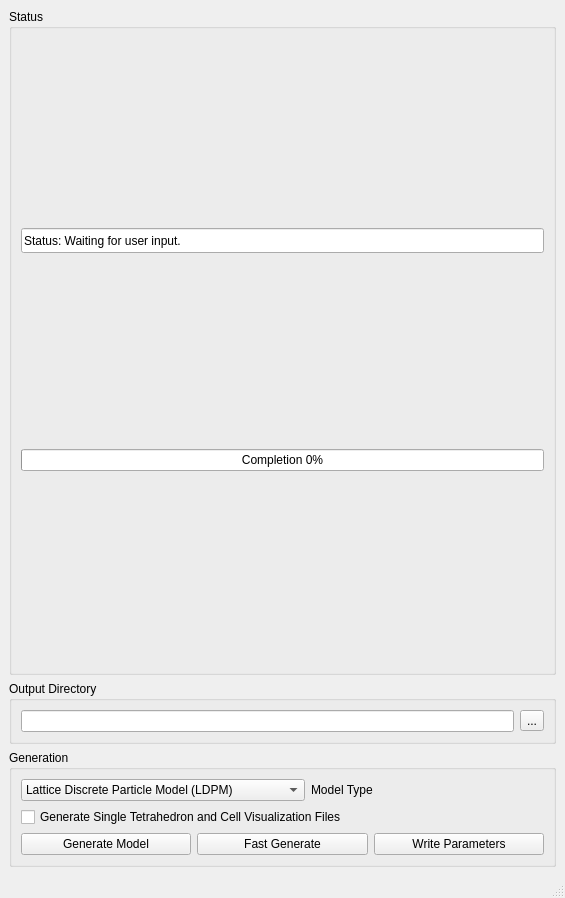
<?xml version="1.0" encoding="UTF-8"?>
<ui version="4.0">
 <class>MainWindow</class>
 <widget class="QMainWindow" name="MainWindow">
  <property name="geometry">
   <rect>
    <x>0</x>
    <y>0</y>
    <width>565</width>
    <height>898</height>
   </rect>
  </property>
  <property name="sizePolicy">
   <sizepolicy hsizetype="Expanding" vsizetype="Minimum">
    <horstretch>0</horstretch>
    <verstretch>0</verstretch>
   </sizepolicy>
  </property>
  <property name="minimumSize">
   <size>
    <width>0</width>
    <height>0</height>
   </size>
  </property>
  <property name="windowTitle">
   <string>MainWindow</string>
  </property>
  <widget class="QWidget" name="centralwidget">
   <property name="sizePolicy">
    <sizepolicy hsizetype="Expanding" vsizetype="MinimumExpanding">
     <horstretch>0</horstretch>
     <verstretch>0</verstretch>
    </sizepolicy>
   </property>
   <property name="minimumSize">
    <size>
     <width>0</width>
     <height>0</height>
    </size>
   </property>
   <layout class="QGridLayout" name="gridLayout_5">
    <item row="1" column="0">
     <widget class="QGroupBox" name="groupBox_2">
      <property name="title">
       <string>Output Directory</string>
      </property>
      <layout class="QGridLayout" name="gridLayout_2">
       <item row="0" column="0">
        <layout class="QHBoxLayout" name="horizontalLayout_2">
         <item>
          <widget class="QLineEdit" name="outputDir">
           <property name="enabled">
            <bool>true</bool>
           </property>
           <property name="readOnly">
            <bool>false</bool>
           </property>
          </widget>
         </item>
         <item>
          <widget class="QToolButton" name="readDirButton">
           <property name="enabled">
            <bool>true</bool>
           </property>
           <property name="text">
            <string notr="true">...</string>
           </property>
          </widget>
         </item>
        </layout>
       </item>
      </layout>
     </widget>
    </item>
    <item row="0" column="0">
     <widget class="QGroupBox" name="groupBox">
      <property name="title">
       <string>Status</string>
      </property>
      <layout class="QGridLayout" name="gridLayout">
       <item row="0" column="0">
        <widget class="QLineEdit" name="statusWindow">
         <property name="enabled">
          <bool>true</bool>
         </property>
         <property name="sizePolicy">
          <sizepolicy hsizetype="Expanding" vsizetype="MinimumExpanding">
           <horstretch>0</horstretch>
           <verstretch>0</verstretch>
          </sizepolicy>
         </property>
         <property name="minimumSize">
          <size>
           <width>0</width>
           <height>25</height>
          </size>
         </property>
         <property name="maximumSize">
          <size>
           <width>16777215</width>
           <height>25</height>
          </size>
         </property>
         <property name="cursor">
          <cursorShape>BlankCursor</cursorShape>
         </property>
         <property name="text">
          <string>Status: Waiting for user input.</string>
         </property>
         <property name="frame">
          <bool>true</bool>
         </property>
         <property name="readOnly">
          <bool>true</bool>
         </property>
        </widget>
       </item>
       <item row="1" column="0">
        <widget class="QProgressBar" name="progressBar">
         <property name="sizePolicy">
          <sizepolicy hsizetype="Expanding" vsizetype="Fixed">
           <horstretch>0</horstretch>
           <verstretch>0</verstretch>
          </sizepolicy>
         </property>
         <property name="minimumSize">
          <size>
           <width>0</width>
           <height>20</height>
          </size>
         </property>
         <property name="value">
          <number>0</number>
         </property>
         <property name="textVisible">
          <bool>true</bool>
         </property>
         <property name="format">
          <string>Completion %p%</string>
         </property>
        </widget>
       </item>
      </layout>
     </widget>
    </item>
    <item row="2" column="0">
     <widget class="QGroupBox" name="groupBox_3">
      <property name="title">
       <string>Generation</string>
      </property>
      <layout class="QGridLayout" name="gridLayout_3">
       <item row="0" column="0" colspan="3">
        <layout class="QHBoxLayout" name="horizontalLayout">
         <item>
          <widget class="QComboBox" name="modelType">
           <item>
            <property name="text">
             <string>Lattice Discrete Particle Model (LDPM)</string>
            </property>
           </item>
           <item>
            <property name="text">
             <string>Confinement Shear Lattice (CSL) - LDPM Style </string>
            </property>
           </item>
          </widget>
         </item>
         <item>
          <widget class="QLabel" name="label">
           <property name="text">
            <string>Model Type</string>
           </property>
          </widget>
         </item>
        </layout>
       </item>
       <item row="1" column="0" colspan="3">
        <widget class="QCheckBox" name="singleTetGen">
         <property name="enabled">
          <bool>true</bool>
         </property>
         <property name="text">
          <string>Generate Single Tetrahedron and Cell Visualization Files</string>
         </property>
         <property name="checked">
          <bool>false</bool>
         </property>
         <property name="tristate">
          <bool>false</bool>
         </property>
        </widget>
       </item>
       <item row="2" column="0">
        <widget class="QPushButton" name="generate">
         <property name="sizePolicy">
          <sizepolicy hsizetype="Preferred" vsizetype="Fixed">
           <horstretch>0</horstretch>
           <verstretch>0</verstretch>
          </sizepolicy>
         </property>
         <property name="minimumSize">
          <size>
           <width>100</width>
           <height>20</height>
          </size>
         </property>
         <property name="text">
          <string>Generate Model</string>
         </property>
         <property name="autoDefault">
          <bool>false</bool>
         </property>
        </widget>
       </item>
       <item row="2" column="1">
        <widget class="QPushButton" name="generateFast">
         <property name="sizePolicy">
          <sizepolicy hsizetype="Preferred" vsizetype="Fixed">
           <horstretch>0</horstretch>
           <verstretch>0</verstretch>
          </sizepolicy>
         </property>
         <property name="minimumSize">
          <size>
           <width>100</width>
           <height>20</height>
          </size>
         </property>
         <property name="text">
          <string>Fast Generate</string>
         </property>
         <property name="autoDefault">
          <bool>false</bool>
         </property>
        </widget>
       </item>
       <item row="2" column="2">
        <widget class="QPushButton" name="writePara">
         <property name="enabled">
          <bool>true</bool>
         </property>
         <property name="sizePolicy">
          <sizepolicy hsizetype="Preferred" vsizetype="Fixed">
           <horstretch>0</horstretch>
           <verstretch>0</verstretch>
          </sizepolicy>
         </property>
         <property name="minimumSize">
          <size>
           <width>100</width>
           <height>20</height>
          </size>
         </property>
         <property name="text">
          <string>Write Parameters</string>
         </property>
         <property name="autoDefault">
          <bool>false</bool>
         </property>
        </widget>
       </item>
      </layout>
     </widget>
    </item>
   </layout>
  </widget>
  <widget class="QMenuBar" name="menubar">
   <property name="geometry">
    <rect>
     <x>0</x>
     <y>0</y>
     <width>565</width>
     <height>21</height>
    </rect>
   </property>
  </widget>
  <widget class="QStatusBar" name="statusbar"/>
 </widget>
 <resources/>
 <connections/>
</ui>
